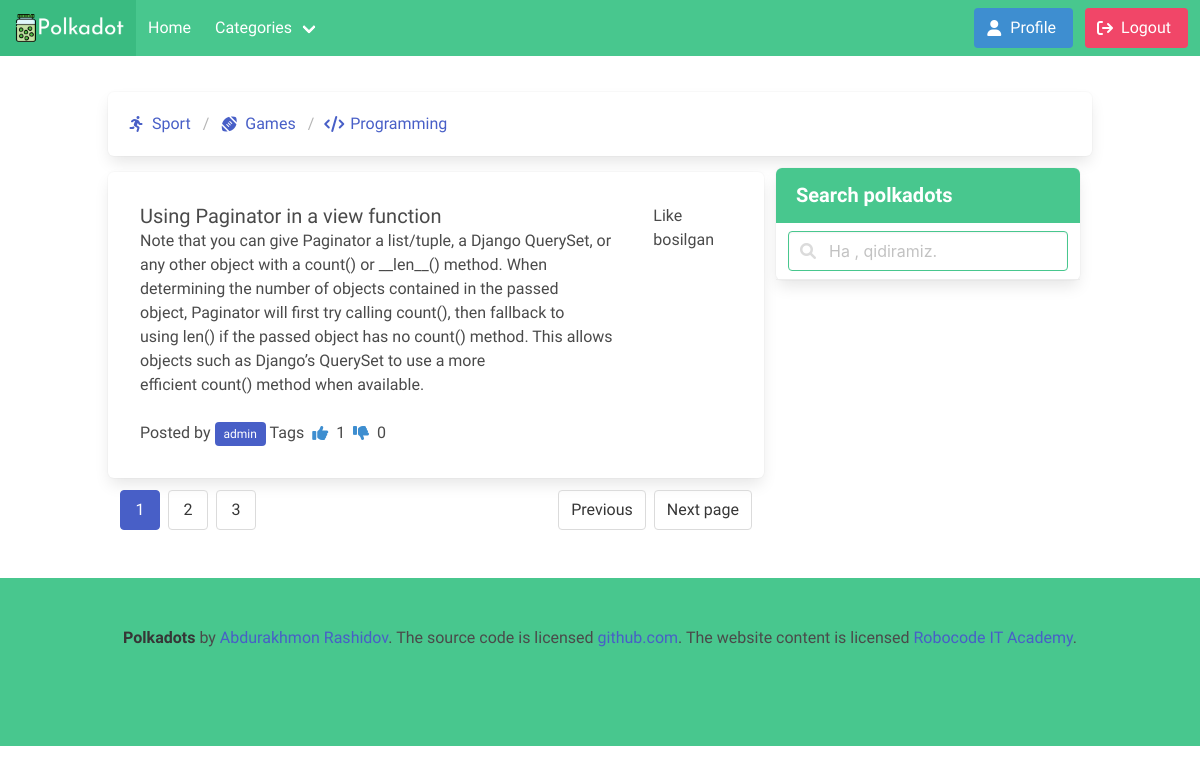
The page /post/8/ (signed in) on the database its author committed.
### main/models.py (models this page shows, shortened)
class Category(models.Model):
	title = models.CharField('Category name *',max_length=50)
	icon = models.CharField(max_length=50, blank=True)
	slug = models.SlugField('*',max_length=25, unique=True)
	class Meta:
		verbose_name = 'Category'
		verbose_name_plural = 'Categories'
	def get_url(self):
		return reverse("main:category_list", kwargs={"category_slug":self.slug})

class Post(models.Model):
	title = models.CharField(max_length=250)
	body = RichTextField()
	author = models.ForeignKey(User, on_delete=models.CASCADE, null=True)
	up = models.PositiveIntegerField(default=0)
	down = models.PositiveIntegerField(default=0)
	active = models.BooleanField(default=True)
	category = models.ForeignKey(Category, on_delete=models.PROTECT, null=True, related_name='categories')
	tag = models.ManyToManyField(Tag, related_name='tags')
	published = models.DateTimeField(auto_now_add=True)
	class Meta:
		ordering = ["-id"]

### main/views.py (the view)
# urls.py: path("post/<pk>/", views.PostDetailView.as_view(), name='detail'),
class PostDetailView(DetailView):
    model = Post

### main/context_pro.py (called while the page is built)
def view_all(request):
    context = {
        "tags":Tag.objects.all(),
        "categories":Category.objects.all(),
        "like":Like.objects.all()
    }
    return context

### templates/main/post_detail.html (shortened to what this page needs)
{% extends "base.html" %} {% block content %} {% autoescape off %}
<section class="section" id="polka">
    <div class="container">
        <div class="columns">
            <div class="column is-full box">
                <nav class="breadcrumb p-2" aria-label="breadcrumbs">
                    <ul>
                        {% for cat in categories %}
                        <li>
                            <a href="{{cat.get_url}}">
                                <span class="icon is-small">
                                <i class="{{cat.icon}}" aria-hidden="true"></i>
                              </span>
                                <span>{{cat.title}}</span>
                            </a>
                        </li>
                        {% endfor %}
                    </ul>
                </nav>
            </div>
        </div>
        <div class="columns">
            <div class="column is-8">
                <div class="columns box mt-1">
                    <div class="column is-10">
                      <div class="content">
                        <a href="{% url 'main:detail' post.id %}">
                        <div class="subtitle">{{post.title}}</div>
                        </a>
                          {{post.body}}
                      </div>
                      <p class="is-right">
                          Posted by <span class="tag is-link "><a href="#" class="has-text-white">{{post.author}}</a></span> Tags
                          <span class="icon-text">
                            <span class="icon has-text-info">
                              <i class="fas fa-thumbs-up"></i>
                            </span>
                            <span id="ups">{{post.up}}</span>
                          </span>
                          <span class="icon-text">
                            <span class="icon has-text-info">
                              <i class="fas fa-thumbs-down"></i>
                            </span>
                            <span id="downs">{{post.down}}</span>
                          </span>
                      </p>
                    </div>
                    <div class="column is-2">
                        {% if post not in request.user.profile.likes.all %}
                        <a id="down" class="button mt-1 is-info"
                        onclick="PostUpDownQuery({{object.id}},'up')">
                            <i class="fas fa-thumbs-up  is-size-5"></i>
                        </a>
                        <a id="up" class="button is-danger mt-1"
                        onclick="PostUpDownQuery({{object.id}},'down')">
                            <i class="fas fa-thumbs-down  is-size-5"></i>
                        </a>
                        {% else %}
                        <p>Like bosilgan</p>
                        {% endif %}
                    </div>
                </div>
                <nav class="pagination" role="navigation" aria-label="pagination">
                    <a class="pagination-previous is-disabled" title="This is the first page">Previous</a>
                    <a class="pagination-next">Next page</a>
                    <ul class="pagination-list">
                        <li>
                            <a class="pagination-link is-current" aria-label="Page 1" aria-current="page">1</a>
                        </li>
                        <li>
                            <a class="pagination-link" aria-label="Goto page 2">2</a>
                        </li>
                        <li>
                            <a class="pagination-link" aria-label="Goto page 3">3</a>
                        </li>
                    </ul>
                </nav>
            </div>
            <div class="column is-4">
                <article class="panel is-success">
                    <p class="panel-heading">
                        Search polkadots
                    </p>
                    <form class="panel-block" id="searchForm" action="#" method="get" onkeydown="InlineSearch(this[0].value)">
                        <p class="control has-icons-left">
                            <input class="input is-success" type="text" placeholder="Ha , qidiramiz.">
                            <span class="icon is-left">
                            </span>
                        </p>
                    </form>
                </article>
                <br>
            </div>
        </div>
    </div>
</section>
{% endautoescape %} {% endblock %}

### staticfiles/css/app.css (style rules this page uses)
body { font-family: 'Josefin Sans', sans-serif; font-weight: 400; }

### rows shown on the page
Category: title "Sport"
Category: title "Games"
Category: title "Programming"
Post: title "Using Paginator in a view function", body "Note that you can give Paginator a list/tuple, a Django QuerySet, or any other object with a count() or __len__() method. When determining the number of objects contained in the passed object, Paginator will first try calling count(), then fallback to using len() if the passed object has no count() method. This allows objects such as Django’s QuerySet to use a more efficient count() method when available.", author "admin", up "1", down "0"
